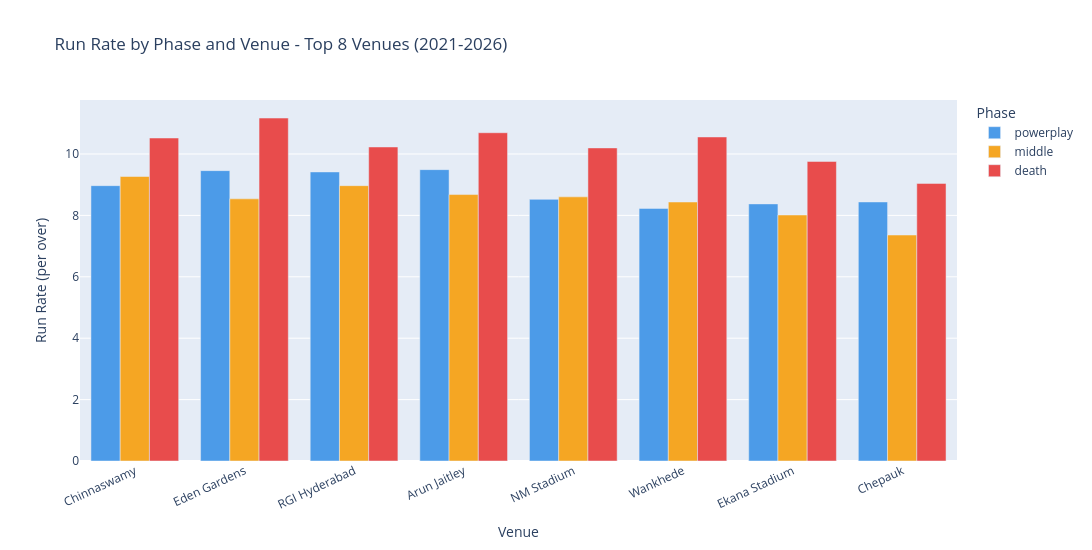

Notebook source saved alongside this figure:
### Markdown cell above
## Step 7 - Phase-wise Scoring by Venue

A single overall run rate can hide a lot. Some venues might be easy to score on in the powerplay but tighten up in the middle overs. Others might be flat for 15 overs and then explode in the death.

Here we break run rate down by phase (powerplay, middle, death) for the top 8 venues by match count.

### Code cell
# compute run rate by venue and phase for the top 8 venues
df_phase = df_legal[df_legal['venue'].isin(top_venues)].copy()
df_phase['venue_short'] = df_phase['venue'].map(venue_short).fillna(df_phase['venue'])

phase_stats = df_phase.groupby(['venue_short', 'phase']).agg(
    runs=('total_runs', 'sum'),
    balls=('total_runs', 'count')
).reset_index()

# runs per over = (runs / balls) * 6
phase_stats['run_rate'] = (phase_stats['runs'] / phase_stats['balls'] * 6).round(3)

# order phases left-to-right as they happen in a match
phase_order = ['powerplay', 'middle', 'death']

fig3 = px.bar(
    phase_stats,
    x='venue_short',
    y='run_rate',
    color='phase',
    barmode='group',
    category_orders={
        'venue_short': venue_order,
        'phase': phase_order
    },
    title='Run Rate by Phase and Venue - Top 8 Venues (2021-2026)',
    labels={'run_rate': 'Run Rate (per over)', 'venue_short': 'Venue', 'phase': 'Phase'},
    color_discrete_map={'powerplay': '#4C9BE8', 'middle': '#F5A623', 'death': '#E84C4C'}
)

fig3.update_layout(
    width=1100,
    height=550,
    xaxis=dict(tickangle=-25)
)

fig3.show()

### Figure 1 — Plotly figure (JSON) as saved in the notebook; plotly's stock layout.template omitted (floating-point values rounded to 4 significant figures)
{"data": [{"alignmentgroup": "True", "hovertemplate": "Phase=powerplay<br>Venue=%{x}<br>Run Rate (per over)=%{y}<extra></extra>", "legendgroup": "powerplay", "marker": {"color": "#4C9BE8", "pattern": {"shape": ""}}, "name": "powerplay", "offsetgroup": "powerplay", "orientation": "v", "showlegend": true, "textposition": "auto", "type": "bar", "x": ["Arun Jaitley", "Chepauk", "Chinnaswamy", "Eden Gardens", "Ekana Stadium", "NM Stadium", "RGI Hyderabad", "Wankhede"], "xaxis": "x", "y": [9.491, 8.438, 8.969, 9.458, 8.375, 8.522, 9.416, 8.228], "yaxis": "y"}, {"alignmentgroup": "True", "hovertemplate": "Phase=middle<br>Venue=%{x}<br>Run Rate (per over)=%{y}<extra></extra>", "legendgroup": "middle", "marker": {"color": "#F5A623", "pattern": {"shape": ""}}, "name": "middle", "offsetgroup": "middle", "orientation": "v", "showlegend": true, "textposition": "auto", "type": "bar", "x": ["Arun Jaitley", "Chepauk", "Chinnaswamy", "Eden Gardens", "Ekana Stadium", "NM Stadium", "RGI Hyderabad", "Wankhede"], "xaxis": "x", "y": [8.679, 7.361, 9.267, 8.539, 8.013, 8.604, 8.969, 8.436], "yaxis": "y"}, {"alignmentgroup": "True", "hovertemplate": "Phase=death<br>Venue=%{x}<br>Run Rate (per over)=%{y}<extra></extra>", "legendgroup": "death", "marker": {"color": "#E84C4C", "pattern": {"shape": ""}}, "name": "death", "offsetgroup": "death", "orientation": "v", "showlegend": true, "textposition": "auto", "type": "bar", "x": ["Arun Jaitley", "Chepauk", "Chinnaswamy", "Eden Gardens", "Ekana Stadium", "NM Stadium", "RGI Hyderabad", "Wankhede"], "xaxis": "x", "y": [10.69, 9.042, 10.52, 11.17, 9.758, 10.2, 10.23, 10.55], "yaxis": "y"}], "layout": {"barmode": "group", "height": 550, "legend": {"title": {"text": "Phase"}, "tracegroupgap": 0}, "title": {"text": "Run Rate by Phase and Venue - Top 8 Venues (2021-2026)"}, "width": 1100, "xaxis": {"anchor": "y", "categoryarray": ["Chinnaswamy", "Eden Gardens", "RGI Hyderabad", "Arun Jaitley", "NM Stadium", "Wankhede", "Ekana Stadium", "Chepauk"], "categoryorder": "array", "domain": [0.0, 1.0], "tickangle": -25, "title": {"text": "Venue"}}, "yaxis": {"anchor": "x", "domain": [0.0, 1.0], "title": {"text": "Run Rate (per over)"}}}}
